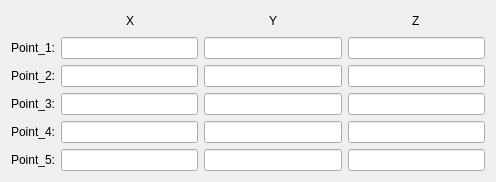
<?xml version="1.0" encoding="UTF-8"?>
<ui version="4.0">
 <class>Form</class>
 <widget class="QWidget" name="Form">
  <property name="geometry">
   <rect>
    <x>0</x>
    <y>0</y>
    <width>496</width>
    <height>170</height>
   </rect>
  </property>
  <property name="windowTitle">
   <string>Form</string>
  </property>
  <layout class="QVBoxLayout" name="verticalLayout">
   <item>
    <layout class="QGridLayout" name="gridLayout">
     <item row="0" column="1">
      <spacer name="horizontalSpacer">
       <property name="orientation">
        <enum>Qt::Horizontal</enum>
       </property>
       <property name="sizeHint" stdset="0">
        <size>
         <width>40</width>
         <height>20</height>
        </size>
       </property>
      </spacer>
     </item>
     <item row="0" column="2">
      <widget class="QLabel" name="label_x2">
       <property name="text">
        <string>X</string>
       </property>
      </widget>
     </item>
     <item row="0" column="3">
      <spacer name="horizontalSpacer_2">
       <property name="orientation">
        <enum>Qt::Horizontal</enum>
       </property>
       <property name="sizeHint" stdset="0">
        <size>
         <width>40</width>
         <height>20</height>
        </size>
       </property>
      </spacer>
     </item>
     <item row="0" column="4">
      <spacer name="horizontalSpacer_3">
       <property name="orientation">
        <enum>Qt::Horizontal</enum>
       </property>
       <property name="sizeHint" stdset="0">
        <size>
         <width>40</width>
         <height>20</height>
        </size>
       </property>
      </spacer>
     </item>
     <item row="0" column="5">
      <widget class="QLabel" name="label_y2">
       <property name="text">
        <string>Y</string>
       </property>
      </widget>
     </item>
     <item row="0" column="6">
      <spacer name="horizontalSpacer_4">
       <property name="orientation">
        <enum>Qt::Horizontal</enum>
       </property>
       <property name="sizeHint" stdset="0">
        <size>
         <width>40</width>
         <height>20</height>
        </size>
       </property>
      </spacer>
     </item>
     <item row="0" column="7">
      <spacer name="horizontalSpacer_5">
       <property name="orientation">
        <enum>Qt::Horizontal</enum>
       </property>
       <property name="sizeHint" stdset="0">
        <size>
         <width>40</width>
         <height>20</height>
        </size>
       </property>
      </spacer>
     </item>
     <item row="0" column="8">
      <widget class="QLabel" name="label_z2">
       <property name="text">
        <string>Z</string>
       </property>
      </widget>
     </item>
     <item row="0" column="9">
      <spacer name="horizontalSpacer_6">
       <property name="orientation">
        <enum>Qt::Horizontal</enum>
       </property>
       <property name="sizeHint" stdset="0">
        <size>
         <width>40</width>
         <height>20</height>
        </size>
       </property>
      </spacer>
     </item>
     <item row="1" column="0">
      <widget class="QLabel" name="label">
       <property name="text">
        <string>Point_1:</string>
       </property>
      </widget>
     </item>
     <item row="1" column="1" colspan="3">
      <widget class="QLineEdit" name="lineEdit_point1x"/>
     </item>
     <item row="1" column="4" colspan="3">
      <widget class="QLineEdit" name="lineEdit_point1y"/>
     </item>
     <item row="1" column="7" colspan="3">
      <widget class="QLineEdit" name="lineEdit_point1z"/>
     </item>
     <item row="2" column="0">
      <widget class="QLabel" name="label_2">
       <property name="text">
        <string>Point_2:</string>
       </property>
      </widget>
     </item>
     <item row="2" column="1" colspan="3">
      <widget class="QLineEdit" name="lineEdit_point2x"/>
     </item>
     <item row="2" column="4" colspan="3">
      <widget class="QLineEdit" name="lineEdit_point2y"/>
     </item>
     <item row="2" column="7" colspan="3">
      <widget class="QLineEdit" name="lineEdit_point2z"/>
     </item>
     <item row="3" column="0">
      <widget class="QLabel" name="label_3">
       <property name="text">
        <string>Point_3:</string>
       </property>
      </widget>
     </item>
     <item row="3" column="1" colspan="3">
      <widget class="QLineEdit" name="lineEdit_point3x"/>
     </item>
     <item row="3" column="4" colspan="3">
      <widget class="QLineEdit" name="lineEdit_point3y"/>
     </item>
     <item row="3" column="7" colspan="3">
      <widget class="QLineEdit" name="lineEdit_point3z"/>
     </item>
     <item row="4" column="0">
      <widget class="QLabel" name="label_4">
       <property name="text">
        <string>Point_4:</string>
       </property>
      </widget>
     </item>
     <item row="4" column="1" colspan="3">
      <widget class="QLineEdit" name="lineEdit_point4x"/>
     </item>
     <item row="4" column="4" colspan="3">
      <widget class="QLineEdit" name="lineEdit_point4y"/>
     </item>
     <item row="4" column="7" colspan="3">
      <widget class="QLineEdit" name="lineEdit_point4z"/>
     </item>
     <item row="5" column="0">
      <widget class="QLabel" name="label_5">
       <property name="text">
        <string>Point_5:</string>
       </property>
      </widget>
     </item>
     <item row="5" column="1" colspan="3">
      <widget class="QLineEdit" name="lineEdit_point5x"/>
     </item>
     <item row="5" column="4" colspan="3">
      <widget class="QLineEdit" name="lineEdit_point5y"/>
     </item>
     <item row="5" column="7" colspan="3">
      <widget class="QLineEdit" name="lineEdit_point5z"/>
     </item>
    </layout>
   </item>
  </layout>
 </widget>
 <resources/>
 <connections/>
</ui>
